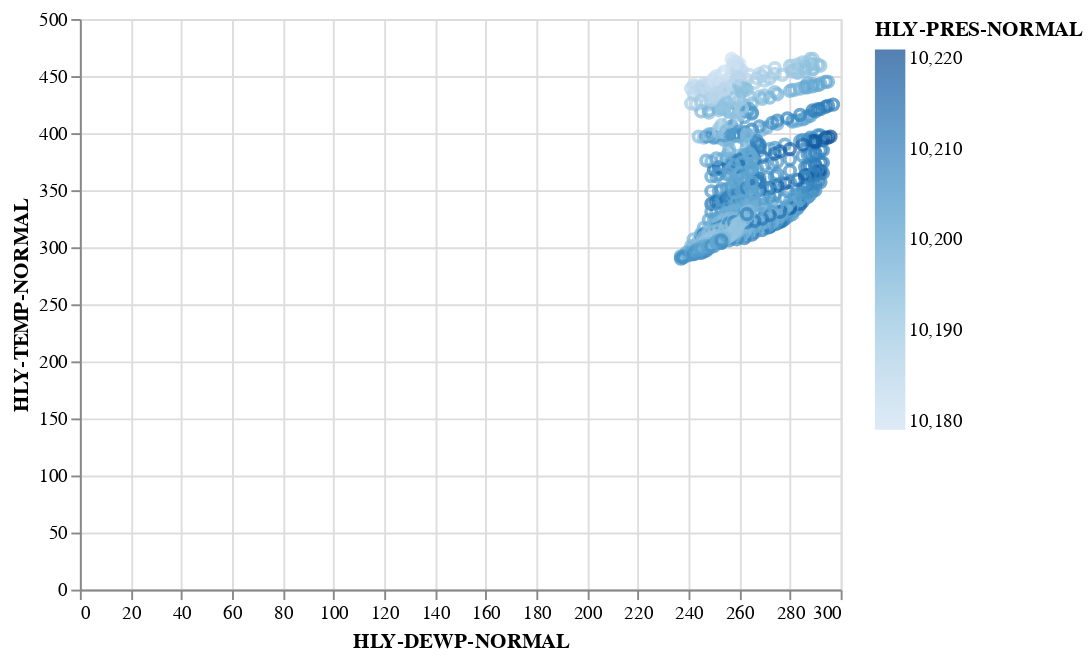

This figure's notebook cell:
### Code cell
alt.Chart(df).mark_point().encode(
    color='HLY-PRES-NORMAL',
    y='HLY-TEMP-NORMAL',
    x='HLY-DEWP-NORMAL'
)

### Figure 1 — Vega-Lite specification as saved in the notebook (floating-point values rounded to 4 significant figures; data arrays with more than 128 entries replaced by an {"elided": "..."} marker saying what was removed)
{"config": {"view": {"continuousWidth": 400, "continuousHeight": 300}}, "data": {"name": "data-5897e85ac86e6629f1a299d98a3e5ef8"}, "mark": "point", "encoding": {"color": {"field": "HLY-PRES-NORMAL", "type": "quantitative"}, "x": {"field": "HLY-DEWP-NORMAL", "type": "quantitative"}, "y": {"field": "HLY-TEMP-NORMAL", "type": "quantitative"}}, "$schema": "https://vega.github.io/schema/vega-lite/v4.17.0.json", "datasets": {"data-5897e85ac86e6629f1a299d98a3e5ef8": {"elided": "744 records"}}}
